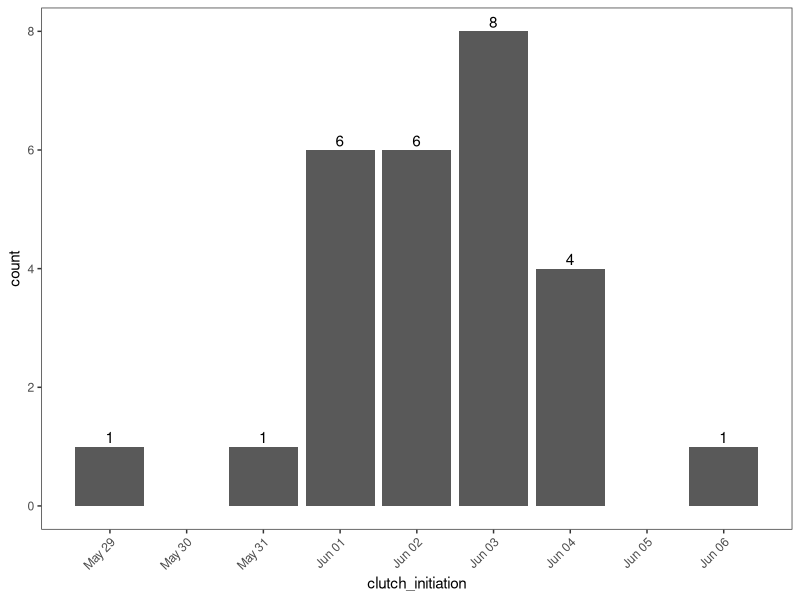
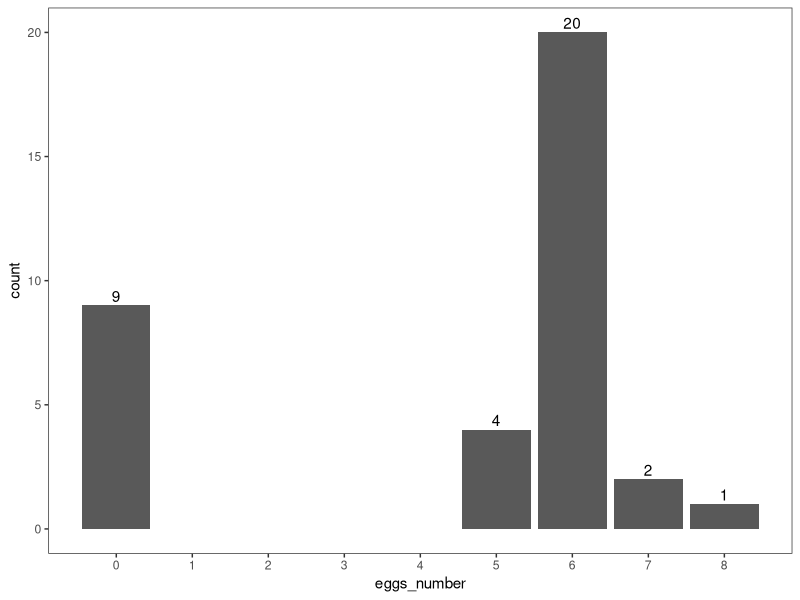
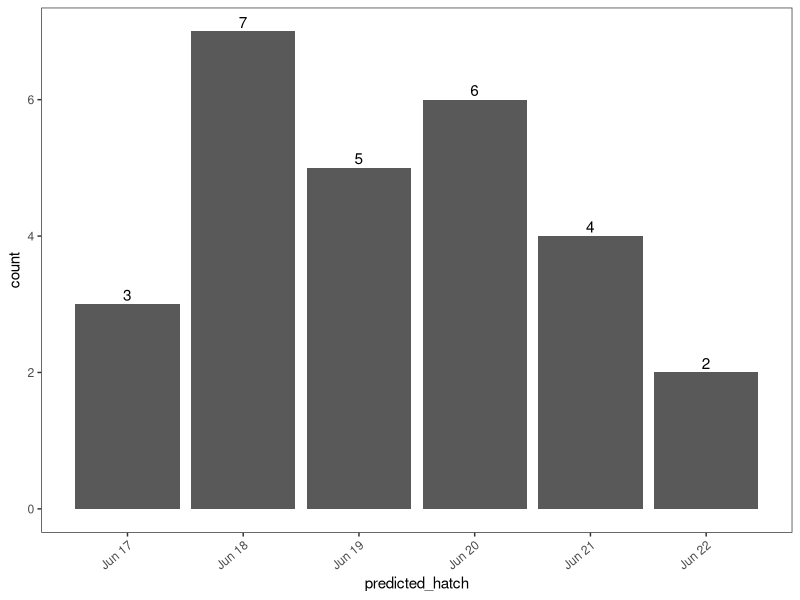
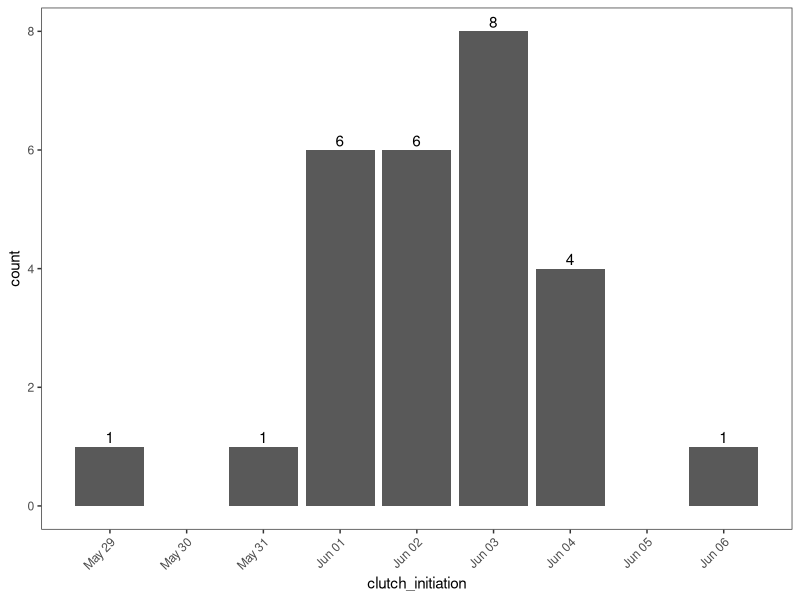
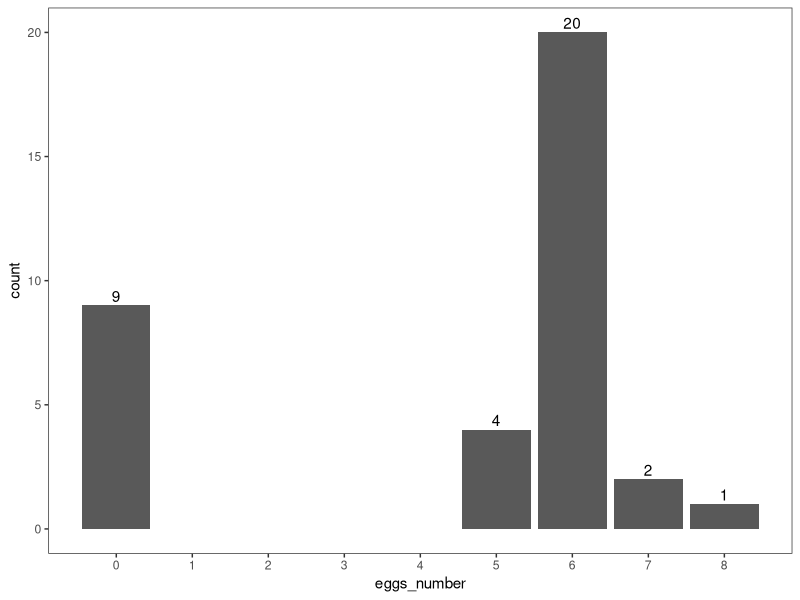
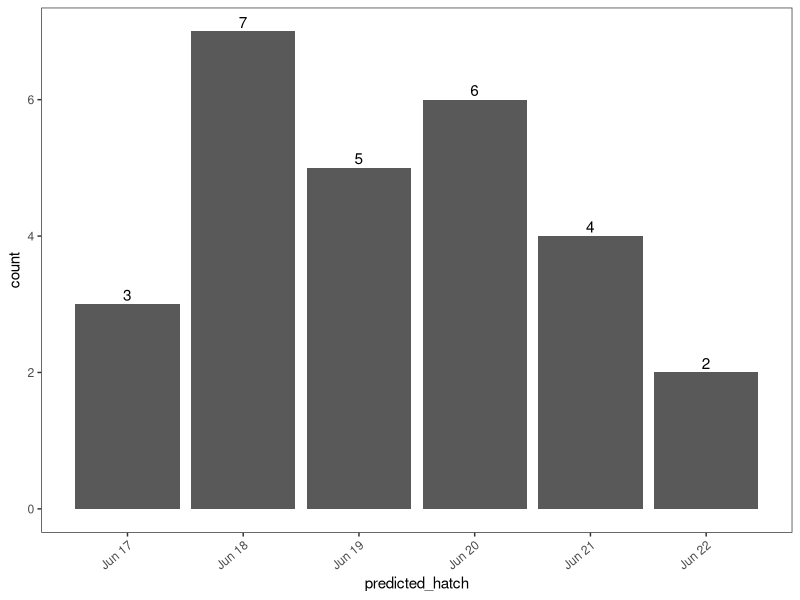

The R script that drew these images, in order: (Note: this script raises an error after producing the figures.)
### Tree Swallow Nest Box Monitoring
### Date: 5/28/2025
### By: Randall J. Friendly
###
### This will be a working r script to estimate hatch dates for banding, visuals, and summary statistics

### Activate packages
library(readxl)
library(data.table)
library(tidyverse)
library(lubridate)
library(dplyr)
library(openxlsx)#
library(ggplot2)
library(tidyr)
library(writexl)

# Read in data
visit_data26 <- read_excel("data/2026_BET_nest_record.xlsx")
visit_sum_data26 <- read_excel("data/2026_BET_nest_record_summary.xlsx")

# view the data
head(visit_data26)

# make variables factor variables
# 2026 BET nest record
visit_data26$species <- as.factor(visit_data26$species)
visit_data26$observer <- as.factor(visit_data26$observer)
visit_data26$year <- as.factor(visit_data26$year)
visit_data26$site <- as.factor(visit_data26$site)
visit_data26$box_number <- as.factor(visit_data26$box_number)
visit_data26$date <- as.Date(visit_data26$date)
head(visit_data26)

# 2026 BET nest record summary
head(visit_sum_data26)
visit_sum_data26$box_number <- as.factor(visit_sum_data26$box_number)
visit_sum_data26$species <- as.factor(visit_sum_data26$species)
visit_sum_data26$site <- as.factor(visit_sum_data26$site)
visit_sum_data26$year <- as.factor(visit_sum_data26$year)
visit_sum_data26$clutch_initiation <- as.Date(visit_sum_data26$clutch_initiation)
visit_sum_data26$clutch_completion <- as.Date(visit_sum_data26$clutch_completion)
visit_sum_data26$predicted_hatch <- as.Date(visit_sum_data26$predicted_hatch)
visit_sum_data26$incubation_start <- as.Date(visit_sum_data26$incubation_start)
visit_sum_data26$actual_hatch <- as.Date(visit_sum_data26$actual_hatch)
visit_sum_data26$predicted_fledge <- as.Date(visit_sum_data26$predicted_fledge)
visit_sum_data26$actual_fledge <- as.Date(visit_sum_data26$actual_fledge)
visit_sum_data26$successful <- as.factor(visit_sum_data26$successful)
head(visit_sum_data26)


# view data
summary(visit_data26)

# create a histogram that shows a visual on nest initiation dates
ggplot(visit_sum_data26, aes(x = clutch_initiation)) +
  geom_bar() +
  scale_x_date(
    date_breaks = "1 day",          # Tick every day; change to "2 days", "1 week", etc.
    date_labels = "%b %d") +
  geom_text(stat = "count", aes(label = ..count..), vjust = -0.3) +
  theme_bw() +
  theme(
    panel.grid.major = element_blank(),
    panel.grid.minor = element_blank()
  ) +
  theme(axis.text.x = element_text(angle = 45, hjust = 1))
ggsave("output/phenology_updates/clutch_init.jpg",width = 5, height = 5, dpi = 600)

# create historgram that shows visual of number of eggs laid
# subset to get rows with max egg number per unique nest box
vd_egg <- visit_data26 %>%
  group_by(box_number) %>%
  slice_max(order_by = eggs_number, with_ties = FALSE) %>%
  ungroup()

ggplot(vd_egg, aes(x = eggs_number)) +
  geom_bar() +
  scale_x_continuous(breaks = seq(0, max(vd_egg$eggs_number), by = 1)) +
  geom_text(stat = "count", aes(label = ..count..), vjust = -0.3) +
  theme_bw() +
  theme(
    panel.grid.major = element_blank(),
    panel.grid.minor = element_blank()
  )
ggsave("output/phenology_updates/number_eggs.jpg",width = 5, height = 5, dpi = 600)

# create a historgram that shows the projected hatch dates
ggplot(visit_sum_data26, aes(x = predicted_hatch)) +
  geom_bar() +
  scale_x_date(
    date_breaks = "1 day",          # Tick every day; change to "2 days", "1 week", etc.
    date_labels = "%b %d") +
  geom_text(stat = "count", aes(label = ..count..), vjust = -0.3) +
  theme_bw() +
  theme(
    panel.grid.major = element_blank(),
    panel.grid.minor = element_blank()
  ) +
  theme(axis.text.x = element_text(angle = 40, hjust = 1))
ggsave("output/phenology_updates/predicted_hatch.jpg",width = 5, height = 5, dpi = 600)

summary(visit_sum_data26)


# create a new data frame that shows the next nest checks for completed nests
completed_nests <- visit_sum_data26 %>%
  select(box_number, clutch_initiation, clutch_completion, predicted_hatch, actual_hatch) %>%
  mutate(next_check_7days = clutch_completion + 7) %>%
  mutate(nestling_age_11 = predicted_hatch + 11) %>%
  mutate(real_nestling_age_11 = actual_hatch + 11)
write_xlsx(completed_nests, "output/phenology_updates/completed_nests.xlsx")

# create a histogram that shows the dates of where the nestlings should be 11 days old
ggplot(completed_nests, aes(x = nestling_age_11)) +
  geom_bar() +
  scale_x_date(
    date_breaks = "1 day",          # Tick every day; change to "2 days", "1 week", etc.
    date_labels = "%b %d") +
  geom_text(stat = "count", aes(label = ..count..), vjust = -0.3) +
  theme_bw() +
  theme(
    panel.grid.major = element_blank(),
    panel.grid.minor = element_blank()
  ) +
  theme(axis.text.x = element_text(angle = 40, hjust = 1))
ggsave("output/phenology_updates/nestling_age_11.jpg",width = 5, height = 5, dpi = 600)

# Get the averages of 5 variable dates of interest
#visualize how r reads the data
head(completed_nests) # they are as <date> 
date_columns <- completed_nests[, c("clutch_initiation", "clutch_completion", "predicted_hatch", "nestling_age_11")]
date_columns_num <- as.data.frame(lapply(date_columns, as.numeric))
ave_date_columns_num <- colMeans(date_columns_num, na.rm = TRUE)
average_dates <- as.Date(ave_date_columns_num, origin = "1970-01-01")
sum_table <- data.frame(column = names(average_dates), average_date = average_dates)
print(sum_table)
write_xlsx(sum_table, "output/phenology_updates/summary_mean_table.xlsx")

# create a histogram that shoes the actual dates of hatch.
ggplot(completed_nests, aes(x = actual_hatch)) +
  geom_bar() +
  scale_x_date(
    date_breaks = "1 day",          # Tick every day; change to "2 days", "1 week", etc.
    date_labels = "%b %d") +
  geom_text(stat = "count", aes(label = ..count..), vjust = -0.3) +
  theme_bw() +
  theme(
    panel.grid.major = element_blank(),
    panel.grid.minor = element_blank()
  ) +
  theme(axis.text.x = element_text(angle = 40, hjust = 1))
ggsave("output/phenology_updates/actual_hatch.jpg",width = 5, height = 5, dpi = 600)

# create a histogram that shows the dates of where the nestlings WILL ACTUALLY be 11 days old
ggplot(completed_nests, aes(x = real_nestling_age_11)) +
  geom_bar() +
  scale_x_date(
    date_breaks = "1 day",          # Tick every day; change to "2 days", "1 week", etc.
    date_labels = "%b %d") +
  geom_text(stat = "count", aes(label = ..count..), vjust = -0.3) +
  theme_bw() +
  theme(
    panel.grid.major = element_blank(),
    panel.grid.minor = element_blank()
  ) +
  theme(axis.text.x = element_text(angle = 40, hjust = 1))
ggsave("output/phenology_updates/real_nestling_age_11.jpg",width = 5, height = 5, dpi = 600)
